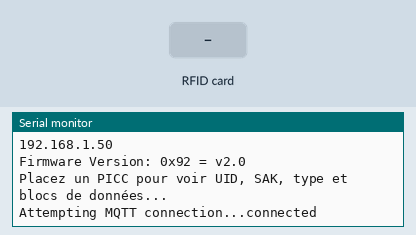
Recording of a sketch running on a simulated ESP32. Shown: the last lines printed to the serial monitor. The inputs (shaded band) are chosen by the test bench. WiFi joins after 1.5 s; servers stay silent unless stated; random numbers use the default seed unless the sketch sets one; no MQTT or app messages arrive unless stated.

Above: at 2.7 s.
2.8 s: RFID card 30 84 67 7A held to the reader
At 3.5 s:
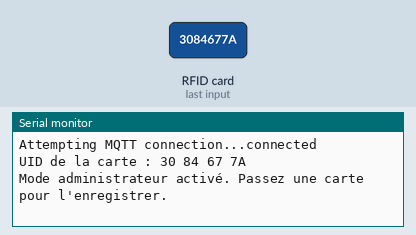
4.3 s: RFID card DE AD BE EF held to the reader
At 5.3 s:
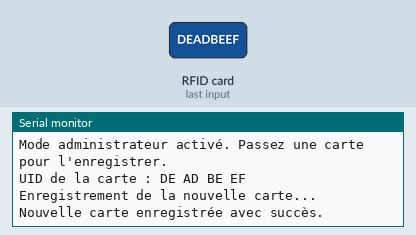
6.3 s: RFID card 5E 7A 19 C4 held to the reader
At 8.0 s:
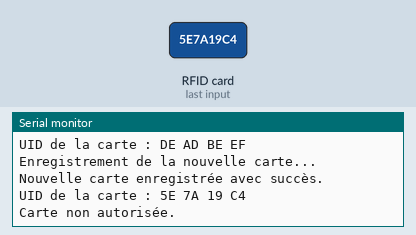
8.3 s: RFID card DE AD BE EF held to the reader
At 10.0 s:
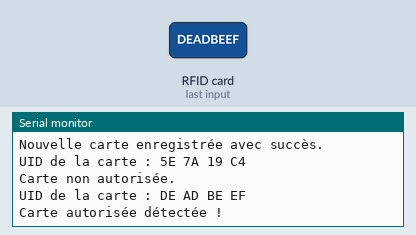

Measured:
- after the input at 2.8 s, the serial monitor: prints a new line at once (image 1)
- after the input at 4.3 s, the serial monitor: prints a new line after 0.52 s (image 2)
- after the input at 6.3 s, the serial monitor: prints a new line after 0.53 s (image 3)
- after the input at 8.3 s, the serial monitor: prints a new line after 0.53 s (image 4)

The sketch:

RfidMQTT.ino
```cpp
#include <SPI.h>
#include <MFRC522.h>
#include <WiFi.h>
#include <PubSubClient.h>
#include <WiFiClientSecure.h>

// Certificat pour la connexion sécurisée MQTT
const char* ca_cert = R"EOF(
-----BEGIN CERTIFICATE-----
MIIDXzCCAkegAwIBAgIUUqVmTigzEdD+eM3cbSmzJSAjDVYwDQYJKoZIhvcNAQEL
BQAwPzELMAkGA1UEBhMCRlIxDDAKBgNVBAgMA0JGQzEUMBIGA1UEBwwLTW9udGJl
bGlhcmQxDDAKBgNVBAoMA0lVVDAeFw0yNDA0MDIwODUwNTBaFw0yOTA0MDIwODUw
NTBaMD8xCzAJBgNVBAYTAkZSMQwwCgYDVQQIDANCRkMxFDASBgNVBAcMC01vbnRi
ZWxpYXJkMQwwCgYDVQQKDANJVVQwggEiMA0GCSqGSIb3DQEBAQUAA4IBDwAwggEK
AoIBAQCyB9umJs1hPCWJ3ARI2XN8R+dBYuLK8HPV+NRTt9AtOMh98GOddvc7OQFK
lHYERBRksKotzLvV9PPMKsqP+1cfyOUSAj/yPVgIJoBkCIsT5yfWtYlX2ZpIp11G
MwaGvG2j8ws28IZXwfMyGwYQ1eMT9pFY3ukcKAC/nLs9/sk5ja9LXLUaaKQVJD9r
elBaqLAEFFE8bmJi9gQNqXGnO5w2e8veemP7d1Sgv3qyjNM+aJRhq8Kq+1GlM4Hs
Hgt/4tCJdaaWfkv9IoJy9HbKOlg3kNB2MGab2CZCR0dMRuWeFOtgKW6dAvRx8E/h
M40oNqe1ZbZARwOeQHZckKPzF9sxAgMBAAGjUzBRMB0GA1UdDgQWBBR5BM1A0mzb
M4ZYXX76by6HHoN9CjAfBgNVHSMEGDAWgBR5BM1A0mzbM4ZYXX76by6HHoN9CjAP
BgNVHRMBAf8EBTADAQH/MA0GCSqGSIb3DQEBCwUAA4IBAQAUMXELqYKkawUiPwrU
DafNbBnggWUGAuU4oiQe8dAGk6/usLq5hx64E4SU3jECRLiK2ifzE2wlEMBeVv2e
QGZIeL6k7JTDFuS+fTvokD3SQVn5qy0VhalqQF3dmtvg7m+c6I50ZMVEBsXdniMB
tA3XTyJeSaGWGtN2SMhIYrhJjpx/NcsLDqfh07B9txKJaKtfMiMlGI5Z/3PQ/7gr
ohxPIjHvomi03C/YA7PP1CuZdzerT9z6WReXtRcG40ddsspKg6MqnxeybtP+qoT2
POZe/GCOAGGsJS6MpLYmsM3XzG3kEJggJrpAQWUvl59b9m9G1ePJ+FfE/oHyb4PE
H6gS
-----END CERTIFICATE-----
)EOF";

#define RST_PIN 22  // Définissez le numéro de broche pour RST.
#define SS_PIN  5   // Définissez le numéro de broche pour SS.

MFRC522 mfrc522(SS_PIN, RST_PIN); // Créez une instance de MFRC522.

// Paramètres du réseau WiFi
const char* ssid = "GRP-1-IOM";
const char* password = "Porygon-Z#1";

// Paramètres MQTT
const char* MqttUser = "GRP-1-IOM";
const char* MqttPass = "Porygon-Z#1";
const char* mqtt_server = "192.168.1.50";
const char* mqtt_topic = "/Sensor/rfid/";

WiFiClientSecure espClient;
PubSubClient client(espClient);

#define MAX_UIDS 10  // Capacité maximale de UIDs autorisés.
byte authorizedUIDs[MAX_UIDS][4]; // Tableau pour stocker les UIDs autorisés.
byte numStoredUIDs = 0;  // Nombre actuel de UIDs stockés.

byte adminUID[4] = {0x30, 0x84, 0x67, 0x7A}; // UID de la carte administrateur
byte otherUID[4] = {0xDE, 0xAD, 0xBE, 0xEF}; // Autre UID

bool isAdminMode = false;  // Variable pour suivre l'état du mode administrateur

// Déclaration des fonctions
bool checkUID(byte *cardUID, byte *authorizedUID, byte uidLength);
void readUID(byte *uid, byte uidLength);
bool addUID(const byte *newUID);

void setup_wifi() {
  // Configuration de la connexion WiFi
  delay(10);
  Serial.println();
  Serial.print("Connecting to ");
  Serial.println(ssid);
  WiFi.begin(ssid, password);
  while (WiFi.status() != WL_CONNECTED) {
    delay(500);
    Serial.print(".");
  }
  randomSeed(micros());
  Serial.println("");
  Serial.println("WiFi connected");
  Serial.println("IP address: ");
  Serial.println(WiFi.localIP());
}

void callback(char* topic, byte* payload, unsigned int length) {
  // Callback pour traiter les messages MQTT reçus
  Serial.print("Message arrived [");
  Serial.print(topic);
  Serial.print("] ");
  for (int i = 0; i < length; i++) {
    Serial.print((char)payload[i]);
  }
  Serial.println();
}

void reconnect() {
  // Reconnexion au broker MQTT
  while (!client.connected()) {
    Serial.print("Attempting MQTT connection...");
    String clientId = "ESP32Client-";
    clientId += String(random(0xffff), HEX);
    if (client.connect(clientId.c_str(), MqttUser, MqttPass)) {
      Serial.println("connected");
    } else {
      Serial.print("failed, rc=");
      Serial.println(client.state());
      Serial.println(" try again in 5 seconds");
      delay(5000);
    }
  }
}

void setup() {
    Serial.begin(115200);
    SPI.begin();
    mfrc522.PCD_Init();

    setup_wifi();
    espClient.setCACert(ca_cert);
    client.setServer(mqtt_server, 8883);
    client.setCallback(callback);

    delay(4);
    mfrc522.PCD_DumpVersionToSerial();
    Serial.println(F("Placez un PICC pour voir UID, SAK, type et blocs de données..."));

    addUID(adminUID); // Ajoutez l'UID administrateur
    addUID(otherUID); // Ajoutez un autre UID pré-autorisé
}

void loop() {
    if (!client.connected()) {
        reconnect();
    }
    client.loop();

    if (!mfrc522.PICC_IsNewCardPresent() || !mfrc522.PICC_ReadCardSerial()) {
        return;
    }

    readUID(mfrc522.uid.uidByte, mfrc522.uid.size);

    if (checkUID(mfrc522.uid.uidByte, adminUID, 4)) {
        if (isAdminMode) {
            Serial.println(F("Mode administrateur désactivé."));
            isAdminMode = false;
        } else {
            Serial.println(F("Mode administrateur activé. Passez une carte pour l'enregistrer."));
            isAdminMode = true;
            mfrc522.PICC_HaltA();
            delay(2000);
            return;
        }
    }

    if (isAdminMode) {
        Serial.println(F("Enregistrement de la nouvelle carte..."));
        if (addUID(mfrc522.uid.uidByte)) {
            Serial.println(F("Nouvelle carte enregistrée avec succès."));
            isAdminMode = false;
        } else {
            Serial.println(F("Échec de l'enregistrement de la carte."));
        }
    } else {
        if (checkUID(mfrc522.uid.uidByte, authorizedUIDs[numStoredUIDs - 1], 4)) {
            Serial.println(F("Carte autorisée détectée !"));
            client.publish(mqtt_topic, "Carte autorisée détectée !");
        } else {
            Serial.println(F("Carte non autorisée."));
        }
    }

    mfrc522.PICC_HaltA();
    delay(2000);
}

bool addUID(const byte *newUID) {
    if (numStoredUIDs >= MAX_UIDS) {
        Serial.println(F("Espace de stockage insuffisant pour un nouveau UID."));
        return false;
    }

    for (byte i = 0; i < 4; i++) {
        authorizedUIDs[numStoredUIDs][i] = newUID[i];
    }

    numStoredUIDs++;
    return true;
}

bool checkUID(byte *cardUID, byte *authorizedUID, byte uidLength) {
    for (byte i = 0; i < uidLength; i++) {
        if (cardUID[i] != authorizedUID[i]) {
            return false;
        }
    }
    return true;
}

void readUID(byte *uid, byte uidLength) {
    Serial.print(F("UID de la carte :"));
    String uidString = "";
    for (byte i = 0; i < uidLength; i++) {
        Serial.print(uid[i] < 0x10 ? " 0" : " ");
        Serial.print(uid[i], HEX);
        uidString += String(uid[i], HEX);
    }
    Serial.println();
    // Message MQTT lorsque le badge est scanné
    String message = "Badge scanné: " + uidString;
    client.publish(mqtt_topic, message.c_str());
}
```
